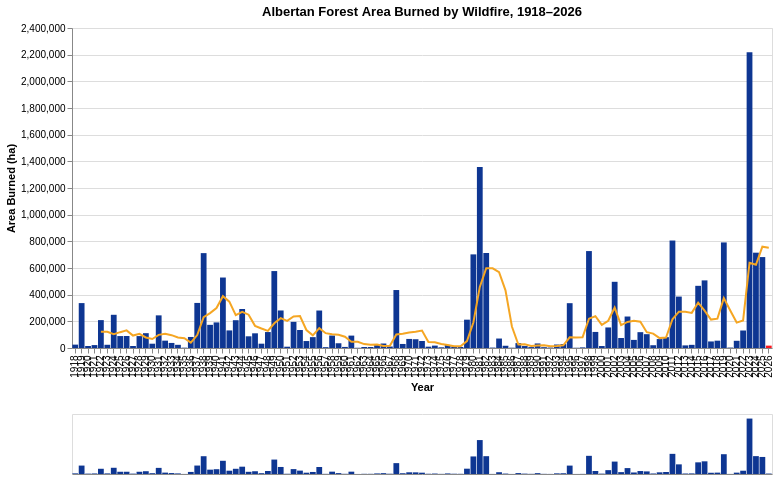

Notebook code cell kept with this figure:
### Markdown cell above
## 1. Alberta: Area Burned by Wildfire, 1918–present

Bar height is total hectares burned each year (the current season is year-to-date, not final); the orange line is the trailing 5-year average. The most recent year is highlighted in red.

### Code cell
charts.ab_chart(df_ab_yearly)

### Figure 1 — Vega-Lite specification as saved in the notebook (floating-point values rounded to 4 significant figures)
{"config": {"view": {"continuousWidth": 300, "continuousHeight": 300}}, "vconcat": [{"layer": [{"mark": {"type": "bar"}, "encoding": {"color": {"condition": {"test": "(datum.Year === 2026)", "value": "#fc1920"}, "value": "#0e3692"}, "tooltip": [{"field": "Year", "type": "ordinal"}, {"field": "Area", "format": ",.0f", "title": "Area (ha)", "type": "quantitative"}], "x": {"field": "Year", "scale": {"domain": {"param": "param_c97a99acfc68b794"}}, "title": "Year", "type": "ordinal"}, "y": {"axis": {"format": ",.0f"}, "field": "Area", "title": "Area Burned (ha)", "type": "quantitative"}}}, {"mark": {"type": "line", "color": "#f5a623", "strokeWidth": 2}, "encoding": {"x": {"field": "Year", "scale": {"domain": {"param": "param_c97a99acfc68b794"}}, "type": "ordinal"}, "y": {"field": "avg_5yr", "type": "quantitative"}}}], "height": 320, "title": "Albertan Forest Area Burned by Wildfire, 1918–2026", "width": 700}, {"mark": {"type": "bar", "color": "#0e3692"}, "encoding": {"x": {"axis": {"labels": false, "ticks": false}, "field": "Year", "title": null, "type": "ordinal"}, "y": {"axis": null, "field": "Area", "title": null, "type": "quantitative"}}, "height": 60, "name": "view_43814e25baf438ef_1", "width": 700}], "data": {"name": "data-5e2ba3ef62ae0d65c924a8997e617dce"}, "params": [{"name": "param_c97a99acfc68b794", "select": {"type": "interval", "encodings": ["x"]}, "views": ["view_43814e25baf438ef_1"]}], "$schema": "https://vega.github.io/schema/vega-lite/v6.4.1.json", "datasets": {"data-5e2ba3ef62ae0d65c924a8997e617dce": [{"Year": 1918, "Area": 25270.0, "avg_5yr": null}, {"Year": 1919, "Area": 336800.0, "avg_5yr": null}, {"Year": 1920, "Area": 15080.0, "avg_5yr": null}, {"Year": 1921, "Area": 21870.0, "avg_5yr": null}, {"Year": 1922, "Area": 209200.0, "avg_5yr": 121600.0}, {"Year": 1923, "Area": 24150.0, "avg_5yr": 121400.0}, {"Year": 1924, "Area": 249100.0, "avg_5yr": 103900.0}, {"Year": 1925, "Area": 89500.0, "avg_5yr": 118800.0}, {"Year": 1926, "Area": 89960.0, "avg_5yr": 132400.0}, {"Year": 1927, "Area": 14970.0, "avg_5yr": 93530.0}, {"Year": 1928, "Area": 89320.0, "avg_5yr": 106600.0}, {"Year": 1929, "Area": 111200.0, "avg_5yr": 79000.0}, {"Year": 1930, "Area": 32180.0, "avg_5yr": 67530.0}, {"Year": 1931, "Area": 244800.0, "avg_5yr": 98500.0}, {"Year": 1932, "Area": 55090.0, "avg_5yr": 106500.0}, {"Year": 1933, "Area": 37950.0, "avg_5yr": 96240.0}, {"Year": 1934, "Area": 23820.0, "avg_5yr": 78770.0}, {"Year": 1935, "Area": 2557.0, "avg_5yr": 72840.0}, {"Year": 1936, "Area": 82740.0, "avg_5yr": 40430.0}, {"Year": 1937, "Area": 338000.0, "avg_5yr": 97020.0}, {"Year": 1938, "Area": 711600.0, "avg_5yr": 231800.0}, {"Year": 1939, "Area": 173700.0, "avg_5yr": 261700.0}, {"Year": 1940, "Area": 191900.0, "avg_5yr": 299600.0}, {"Year": 1941, "Area": 528500.0, "avg_5yr": 388800.0}, {"Year": 1942, "Area": 131900.0, "avg_5yr": 347500.0}, {"Year": 1943, "Area": 208500.0, "avg_5yr": 246900.0}, {"Year": 1944, "Area": 292500.0, "avg_5yr": 270700.0}, {"Year": 1945, "Area": 87710.0, "avg_5yr": 249800.0}, {"Year": 1946, "Area": 110200.0, "avg_5yr": 166100.0}, {"Year": 1947, "Area": 32400.0, "avg_5yr": 146200.0}, {"Year": 1948, "Area": 119600.0, "avg_5yr": 128500.0}, {"Year": 1949, "Area": 577000.0, "avg_5yr": 185400.0}, {"Year": 1950, "Area": 281400.0, "avg_5yr": 224100.0}, {"Year": 1951, "Area": 9659.0, "avg_5yr": 204000.0}, {"Year": 1952, "Area": 196000.0, "avg_5yr": 236700.0}, {"Year": 1953, "Area": 135200.0, "avg_5yr": 239900.0}, {"Year": 1954, "Area": 52160.0, "avg_5yr": 134900.0}, {"Year": 1955, "Area": 81460.0, "avg_5yr": 94900.0}, {"Year": 1956, "Area": 281100.0, "avg_5yr": 149200.0}, {"Year": 1957, "Area": 6267.0, "avg_5yr": 111200.0}, {"Year": 1958, "Area": 93480.0, "avg_5yr": 102900.0}, {"Year": 1959, "Area": 35600.0, "avg_5yr": 99570.0}, {"Year": 1960, "Area": 8078.0, "avg_5yr": 84900.0}, {"Year": 1961, "Area": 92970.0, "avg_5yr": 47280.0}, {"Year": 1962, "Area": 1750.0, "avg_5yr": 46370.0}, {"Year": 1963, "Area": 7622.0, "avg_5yr": 29200.0}, {"Year": 1964, "Area": 7577.0, "avg_5yr": 23600.0}, {"Year": 1965, "Area": 23090.0, "avg_5yr": 26600.0}, {"Year": 1966, "Area": 33590.0, "avg_5yr": 14730.0}, {"Year": 1967, "Area": 10990.0, "avg_5yr": 16570.0}, {"Year": 1968, "Area": 434700.0, "avg_5yr": 102000.0}, {"Year": 1969, "Area": 30330.0, "avg_5yr": 106500.0}, {"Year": 1970, "Area": 67980.0, "avg_5yr": 115500.0}, {"Year": 1971, "Area": 65680.0, "avg_5yr": 121900.0}, {"Year": 1972, "Area": 52680.0, "avg_5yr": 130300.0}, {"Year": 1973, "Area": 10020.0, "avg_5yr": 45340.0}, {"Year": 1974, "Area": 17930.0, "avg_5yr": 42860.0}, {"Year": 1975, "Area": 5377.0, "avg_5yr": 30340.0}, {"Year": 1976, "Area": 22840.0, "avg_5yr": 21770.0}, {"Year": 1977, "Area": 10650.0, "avg_5yr": 13360.0}, {"Year": 1978, "Area": 7880.0, "avg_5yr": 12940.0}, {"Year": 1979, "Area": 212400.0, "avg_5yr": 51840.0}, {"Year": 1980, "Area": 702200.0, "avg_5yr": 191200.0}, {"Year": 1981, "Area": 1357000.0, "avg_5yr": 458100.0}, {"Year": 1982, "Area": 712700.0, "avg_5yr": 598500.0}, {"Year": 1983, "Area": 3163.0, "avg_5yr": 597500.0}, {"Year": 1984, "Area": 71000.0, "avg_5yr": 569300.0}, {"Year": 1985, "Area": 16840.0, "avg_5yr": 432200.0}, {"Year": 1986, "Area": 2288.0, "avg_5yr": 161200.0}, {"Year": 1987, "Area": 36770.0, "avg_5yr": 26010.0}, {"Year": 1988, "Area": 14680.0, "avg_5yr": 28320.0}, {"Year": 1989, "Area": 6908.0, "avg_5yr": 15500.0}, {"Year": 1990, "Area": 34040.0, "avg_5yr": 18940.0}, {"Year": 1991, "Area": 6205.0, "avg_5yr": 19720.0}, {"Year": 1992, "Area": 3545.0, "avg_5yr": 13080.0}, {"Year": 1993, "Area": 26060.0, "avg_5yr": 15350.0}, {"Year": 1994, "Area": 29570.0, "avg_5yr": 19890.0}, {"Year": 1995, "Area": 336100.0, "avg_5yr": 80310.0}, {"Year": 1996, "Area": 1961.0, "avg_5yr": 79460.0}, {"Year": 1997, "Area": 4725.0, "avg_5yr": 79690.0}, {"Year": 1998, "Area": 727000.0, "avg_5yr": 219900.0}, {"Year": 1999, "Area": 120500.0, "avg_5yr": 238100.0}, {"Year": 2000, "Area": 14740.0, "avg_5yr": 173800.0}, {"Year": 2001, "Area": 154100.0, "avg_5yr": 204200.0}, {"Year": 2002, "Area": 496500.0, "avg_5yr": 302600.0}, {"Year": 2003, "Area": 74870.0, "avg_5yr": 172200.0}, {"Year": 2004, "Area": 236100.0, "avg_5yr": 195300.0}, {"Year": 2005, "Area": 60760.0, "avg_5yr": 204500.0}, {"Year": 2006, "Area": 118800.0, "avg_5yr": 197400.0}, {"Year": 2007, "Area": 103700.0, "avg_5yr": 118800.0}, {"Year": 2008, "Area": 20790.0, "avg_5yr": 108000.0}, {"Year": 2009, "Area": 66950.0, "avg_5yr": 74190.0}, {"Year": 2010, "Area": 81220.0, "avg_5yr": 78280.0}, {"Year": 2011, "Area": 806100.0, "avg_5yr": 215700.0}, {"Year": 2012, "Area": 385700.0, "avg_5yr": 272100.0}, {"Year": 2013, "Area": 19580.0, "avg_5yr": 271900.0}, {"Year": 2014, "Area": 23700.0, "avg_5yr": 263200.0}, {"Year": 2015, "Area": 466300.0, "avg_5yr": 340300.0}, {"Year": 2016, "Area": 507100.0, "avg_5yr": 280500.0}, {"Year": 2017, "Area": 49130.0, "avg_5yr": 213200.0}, {"Year": 2018, "Area": 54880.0, "avg_5yr": 220200.0}, {"Year": 2019, "Area": 791800.0, "avg_5yr": 373900.0}, {"Year": 2020, "Area": 3274.0, "avg_5yr": 281300.0}, {"Year": 2021, "Area": 54090.0, "avg_5yr": 190600.0}, {"Year": 2022, "Area": 131300.0, "avg_5yr": 207100.0}, {"Year": 2023, "Area": 2217000.0, "avg_5yr": 639600.0}, {"Year": 2024, "Area": 714900.0, "avg_5yr": 624200.0}, {"Year": 2025, "Area": 681900.0, "avg_5yr": 759900.0}, {"Year": 2026, "Area": 17770.0, "avg_5yr": 752600.0}]}}
